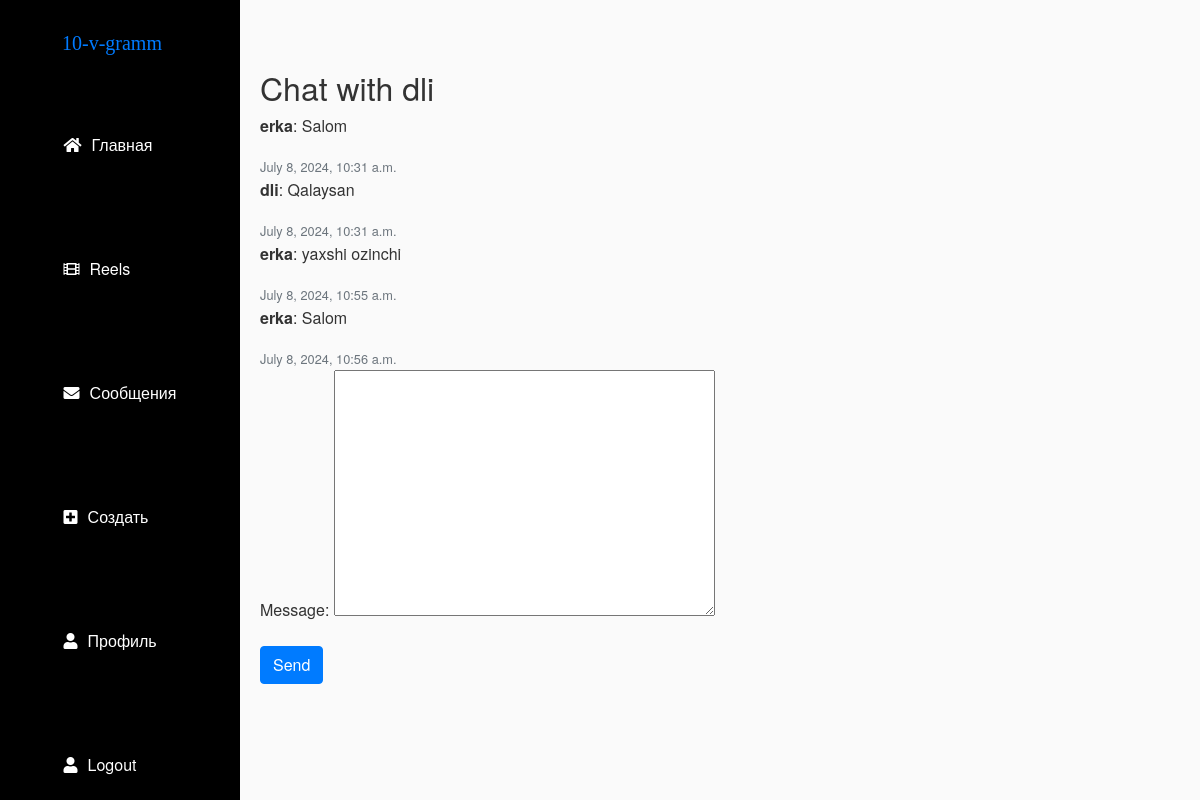
The page /chat/1/ (signed in) on the database its author committed.
### myapp/models.py (models this page shows)
class ChatMessage(models.Model):
    sender = models.ForeignKey(User, related_name='sent_messages', on_delete=models.CASCADE)
    recipient = models.ForeignKey(User, related_name='received_messages', on_delete=models.CASCADE)
    message = models.TextField()
    timestamp = models.DateTimeField(auto_now_add=True)

### myapp/views.py (the view)
# urls.py: path('chat/<int:recipient_id>/', views.chat, name='chat'),
@login_required
def chat(request, recipient_id):
    recipient = get_object_or_404(User, id=recipient_id)
    if request.method == 'POST':
        form = ChatMessageForm(request.POST)
        if form.is_valid():
            chat_message = form.save(commit=False)
            chat_message.sender = request.user
            chat_message.recipient = recipient
            chat_message.save()
            return redirect('chat', recipient_id=recipient.id)
    else:
        form = ChatMessageForm()
    sent_messages = ChatMessage.objects.filter(sender=request.user, recipient=recipient)
    received_messages = ChatMessage.objects.filter(sender=recipient, recipient=request.user)
    chat_messages = sent_messages.union(received_messages).order_by('timestamp')
    return render(request, 'chat.html', {'form': form, 'recipient': recipient, 'chat_messages': chat_messages})

### myapp/forms.py
class ChatMessageForm(forms.ModelForm):
    class Meta:
        model = ChatMessage
        fields = ['message']

### templates/chat.html (shortened to what this page needs)
{% extends "base.html" %}
{% block content %}
<div class="mt-5">
    <h2>Chat with {{ recipient.username }}</h2>
    <div class="chat-box">
        {% for message in chat_messages %}
            <div class="chat-message {% if message.sender == request.user %}sent{% else %}received{% endif %}">
                <p><strong>{{ message.sender.username }}</strong>: {{ message.message }}</p>
                <small class="text-muted">{{ message.timestamp|date:"F j, Y, g:i a" }}</small>
            </div>
        {% endfor %}
    </div>
    <form method="post">
        {{ form.as_p }}
        <button type="submit" class="btn btn-primary">Send</button>
    </form>
</div>
{% endblock %}

### templates/base.html (shortened to what this page needs)
{% load static %}
<!DOCTYPE html>
<html lang="en">
<head>
    <link rel="stylesheet" href="https://stackpath.bootstrapcdn.com/bootstrap/4.5.2/css/bootstrap.min.css">
    <link rel="stylesheet" href="{% static 'css/styles.css' %}">
    <link rel="stylesheet" href="https://cdnjs.cloudflare.com/ajax/libs/font-awesome/5.15.3/css/all.min.css">
</head>
<body>
    <div class="sidebar">
        <div class="brand">
            <a class="navbar-brand" href="{% url 'home' %}">10-v-gramm</a>
        </div>
        <nav class="nav flex-column">
            {% if user.is_authenticated %}
                <a class="nav-link" href="{% url 'home' %}"><i class="fas fa-home"></i> Главная</a>
            <a class="nav-link" href="{% url 'reels' %}"><i class="fas fa-film"></i> Reels</a>
            <a class="nav-link" href="{% url 'chats'  %}"><i class="fas fa-envelope"></i> Сообщения</a>
            <a class="nav-link" href="{% url 'add_post' %}"><i class="fas fa-plus-square"></i> Создать</a>
            <a class="nav-link" href="{% url 'profile' user.username %}"><i class="fas fa-user"></i> Профиль</a>
            <a class="nav-link" href="{% url 'logout'%}"><i class="fas fa-user"></i> Logout</a>
           {% endif %}
        </nav>
    </div>
    <main class="content">
        {% block content %}{% endblock %}
    </main>
</body>
</html>

### static/css/styles.css (style rules this page uses)
body { margin: 0; font-family: 'Helvetica Neue', Arial, sans-serif; background-color: #fafafa; color: #333; display: flex; }
.sidebar { width: 240px; background-color: #000; color: #fff; display: flex; flex-direction: column; align-items: center; padding: 20px; position: fixed; height: 100%; }
.brand { font-family: 'Grand Hotel', cursive; font-size: 28px; margin-bottom: 20px; }
.nav-link { color: #fff; font-size: 16px; display: flex; align-items: center; padding: 10px 0; width: 100%; text-decoration: none; transition: background-color 0.2s; }
.nav-link i { margin-right: 10px; }
.content { margin-left: 240px; padding: 20px; width: calc(100% - 240px); box-sizing: border-box; }

### templates/base.html (style rules this page uses)
body { margin: 0; font-family: 'Helvetica Neue', Arial, sans-serif; background-color: #fafafa; color: #333; display: flex; }
.sidebar { width: 240px; background-color: #000; color: #fff; display: flex; flex-direction: column; align-items: center; padding: 20px; position: fixed; height: 100%; }
.brand { font-family: 'Grand Hotel', cursive; font-size: 28px; margin-bottom: 20px; }
.nav-link { color: #fff; font-size: 16px; display: flex; align-items: center; padding: 50px 0; width: 100%; text-decoration: none; transition: background-color 0.2s; }
.nav-link i { margin-right: 10px; }
.content { margin-left: 240px; padding: 20px; width: calc(100% - 240px); box-sizing: border-box; }

### rows shown on the page
ChatMessage: sender.username "erka", message "Salom", timestamp "July 8, 2024, 10:31 a.m."
ChatMessage: sender.username "dli", message "Qalaysan", timestamp "July 8, 2024, 10:31 a.m."
ChatMessage: sender.username "erka", message "yaxshi ozinchi", timestamp "July 8, 2024, 10:55 a.m."
ChatMessage: sender.username "erka", message "Salom", timestamp "July 8, 2024, 10:56 a.m."

### other values the page prints
{{ recipient.username }} "dli"
